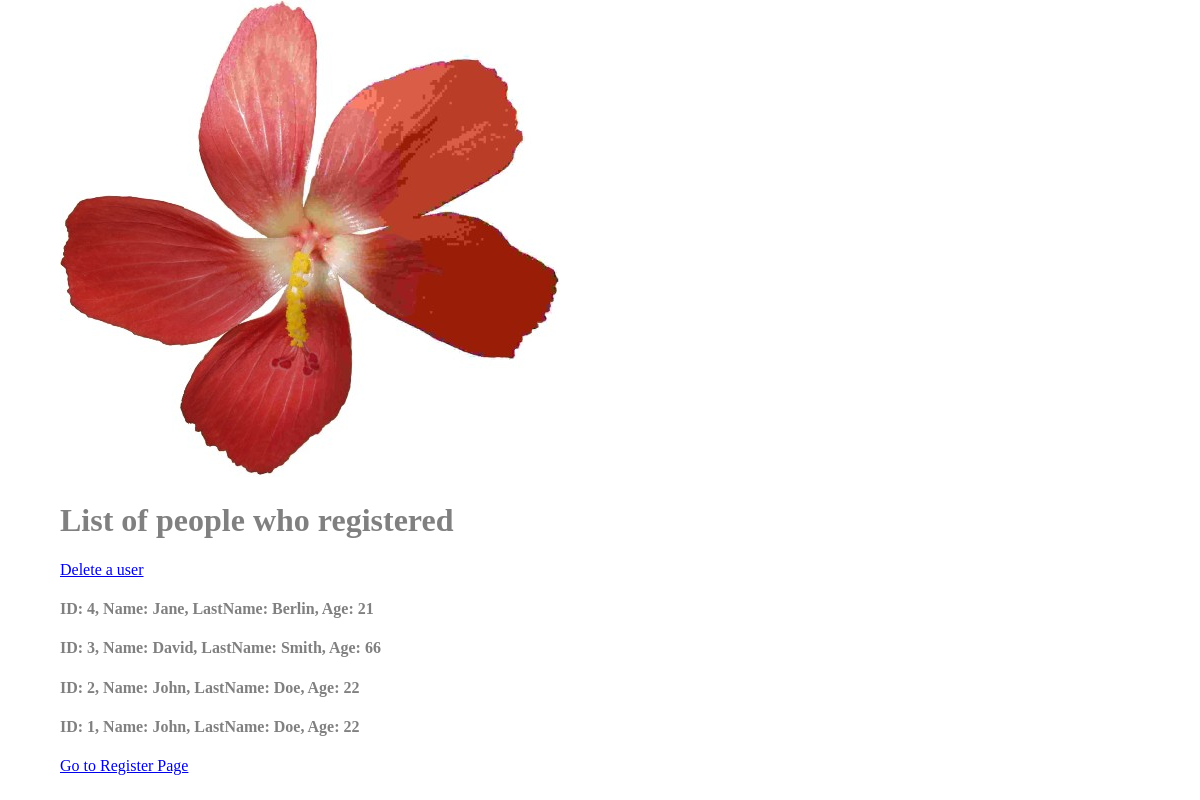
The app's page /, older data.
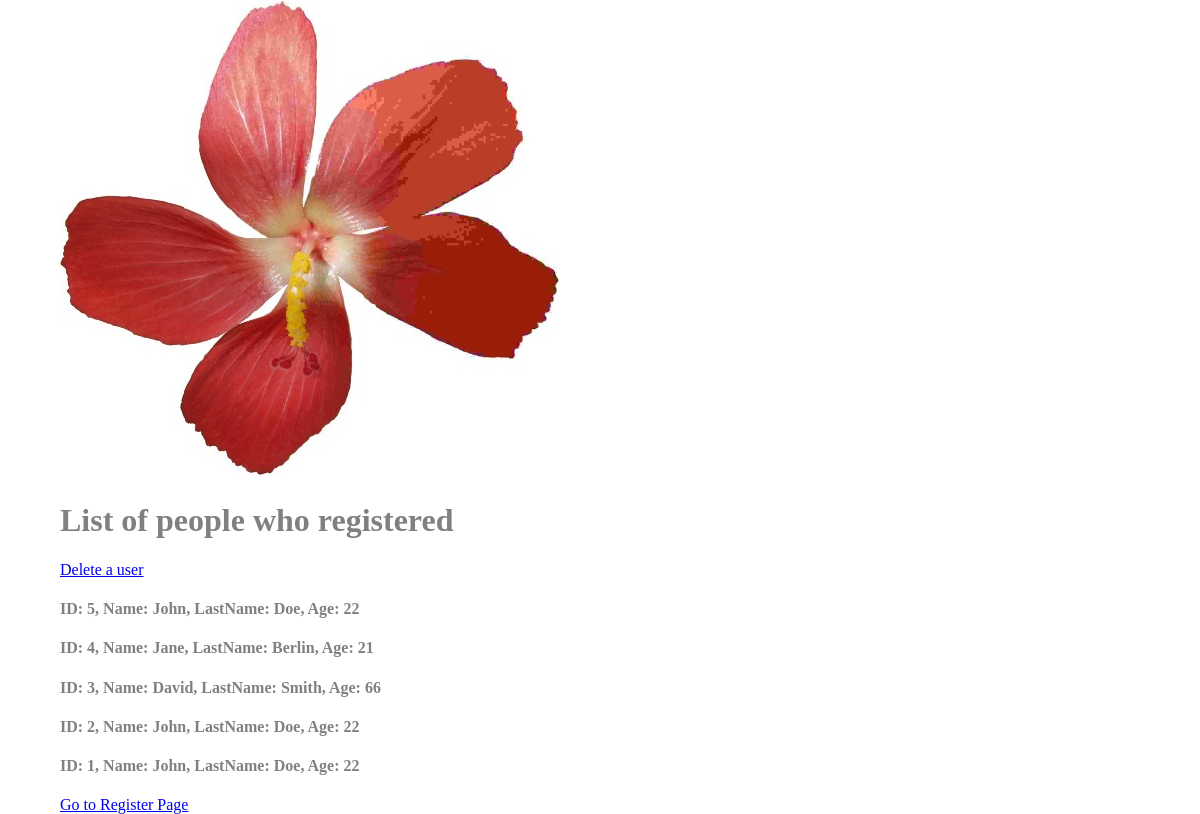
The same page, newer data.
### firstapp/models.py (models this page shows, shortened)
class People(models.Model):
    first_name = models.CharField(max_length=60)
    last_name = models.CharField(max_length=60)
    age = models.IntegerField()

### firstapp/views.py (the view)
# urls.py: path('', views.index, name='index'),
def index(request):
    allPeople = People.objects.order_by('-id')
    context = {'people': allPeople}
    template = 'index.html'
    return render(request, template, context)

### templates/index.html (shortened to what this page needs)
{% extends 'base.html' %}
{% block content %}
    {% load static %}
    <img src="{% static 'img/example.jpg' %}" alt="My image">
    <h1>List of people who registered</h1>
    <a href="{% url 'deleteUser' %}">Delete a user</a>
    {% for person in people %}
        <h4> ID: {{ person.id }}, Name: {{ person.first_name }}, LastName: {{ person.last_name }}, Age: {{ person.age }}</h4>
    {% endfor %}
    <a href="{% url 'register' %}">Go to Register Page</a>
{% endblock %}

Row changes from the older to the newer data that the page shows:
added People: id "5", first_name "John", last_name "Doe", age "22"
